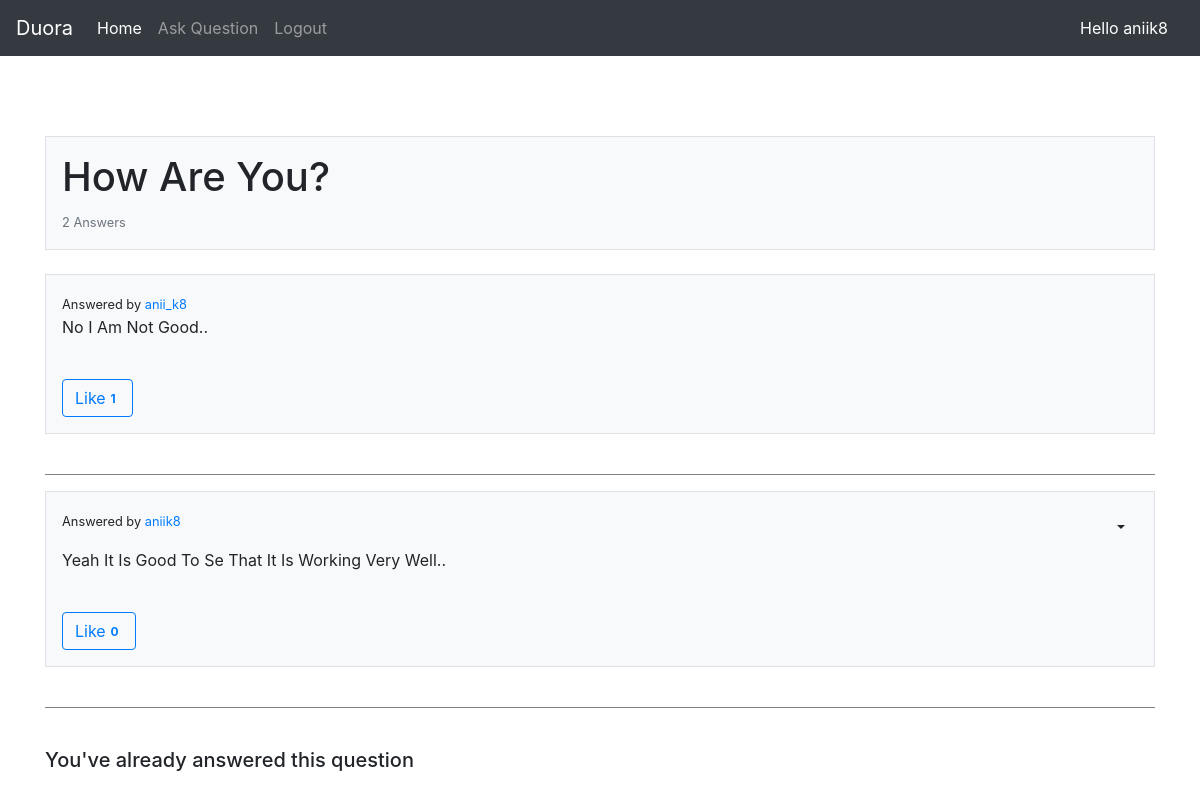
Page /question/2/ (signed in) on the committed database.
### quoraa/models.py (models this page shows)
class question_data(models.Model):
    questions = RichTextField(blank=True, null=True)
    user = models.ForeignKey('auth.User', on_delete=models.CASCADE)
    datee =  models.DateTimeField('Date Posted', default=datetime.now())
    def __str__(self):
        return self.questions

class answer_data(models.Model):
    questions = models.ForeignKey(question_data,default=1, on_delete=models.SET_DEFAULT)
    answer = RichTextField(blank=True, null=True)
    status = models.BooleanField(default=False)
    image = models.ImageField(upload_to='answer_image', blank=True)
    likes = models.ManyToManyField(User, related_name='likes_for_answer')
    user = models.ForeignKey('auth.User', on_delete=models.CASCADE)
    def __str__(self):
        return self.answer
    def total_likes(self):
        return self.likes.count()

### quoraa/views.py (the view, shortened to what this page needs)
# urls.py: path('question/<int:pk>/',views.showanswer, name='showanswer'),
@login_required(login_url='login')
def showanswer(request, pk):
    question = question_data.objects.get(id=pk)
    answers = answer_data.objects.filter(questions_id=pk)
    answered = False
    for answer in answers:
        if request.user == answer.user:
            answered = True
            break
        else:
            answered = False
    global VAR
    liked = False
    try:
        answers_likes = answer_data.objects.get(id=VAR)
        total_like = answers_likes.total_likes()
        if answers_likes.likes.filter(id=request.user.id).exists():
            liked = True
    except answer_data.DoesNotExist :
        total_like = 0
        liked = False
    answer_number = len(answers)
    form = answer_form()
    context = {'question': question, 'answers': answers, 'number': answer_number,
               'form': form, 'total_likes':total_like, 'liked':liked, 'answered':answered}
    return render(request, 'quoraa/showanswers.html', context)

### quoraa/templates/quoraa/showanswers.html (shortened to what this page needs)
{% extends "quoraa/base.html" %}
{% block content %}
{% load crispy_forms_tags %}
    <div class="media border bg-light p-3">
        <div class="media-body bg-light">
            <h1>{{question|title|safe}}</h1>
            <small class="text-muted">{{number}} Answers</small>
        </div></div>
<br>
{% for answer in answers %}
     <div class="media border bg-light p-3">
        <div class="media-body bg-light">
        <small>Answered by <a class="mr-2" href="{% url 'user_profile' answer.user.username %}">{{answer.user}}</a></small>
            <br>
            <p>{{answer|title|safe}}</p>
            <br>
     <form action="{% url 'like' answer.id question.id %}" method="post">
            {% if user  in answer.likes.all %}
                <button type="submit" name="answer_like" value="{{ answer.id }}" class="btn btn-outline-danger btn-small">Unlike<span class="badge">{{answer.total_likes}}</span></button>
            {% else %}
                <button type="submit" name="answer_like" value="{{ answer.id }}" class="btn btn-outline-primary btn-small">Like<span class="badge">{{answer.total_likes}}</span></button>
            {% endif %}
     </form>
            </div>
     {% if request.user == answer.user %}
    <div class="dropdown ">
        <button class="btn btn-default dropdown-toggle" type="button" id="dropdownMenu1" data-toggle="dropdown" aria-haspopup="true" aria-expanded="true">
        </button>
</div>
{%endif%}
     </div>
<br>
<hr style="height:1px;border-width:0; color:gray;background-color:gray">
{% endfor %}
<br>
{%if not answered %}
    <h5>Can you answer this Question?</h5>
    <form method="POST">
        {%csrf_token%}
            {{form.media}}
            {{form|crispy}}
            <input class="btn btn-outline-primary" type="submit" value="Submit">
    </form>
{%else%}
     <h5>You've already answered this question</h5>
{%endif%}
        </div>
</div>
{% endblock %}

### quoraa/templates/quoraa/base.html (shortened to what this page needs)
<!DOCTYPE html>
<html lang="en">
<head>
    <link rel="stylesheet" href="https://stackpath.bootstrapcdn.com/bootstrap/4.5.0/css/bootstrap.min.css">
</head>
<body>
<nav class="navbar navbar-expand-lg navbar-dark bg-dark">
  <a class="navbar-brand" href="{% url 'homepage' %}">Duora</a>
  <div class="collapse navbar-collapse" id="navbarSupportedContent">
    <ul class="navbar-nav mr-auto">
      <li class="nav-item active">
        <a class="nav-link" href="{% url 'homepage' %}">Home <span class="sr-only">(current)</span></a>
      </li>
      <li class="nav-item">
          <a class="nav-link" href="{% url 'question' %}">Ask Question</a>
      </li>
        {%if user.is_authenticated %}
        <li class="nav-item">
            <a class="nav-link " href="{%url 'logout' %}">Logout</a>
        </li>
        {%endif%}
    </ul>
  </div>
    <a class="nav-link bgc"  href="{% url 'user_profile' request.user.username %}">Hello {{request.user}} </a>
</nav>
<br>
<br>
<br>
<div class="container mt-2 ">
<div class="bg-gradient-light">
{% block content %} {% endblock %}
</body>
</html>

### quoraa/templates/quoraa/base.html (style rules this page uses)
.bgc { color : #FFFFFF; }

### rows in the picture
question_data: questions "How Are You?"
answer_data: user "anii_k8", answer "No I Am Not Good..", total_likes "1"
answer_data: user "aniik8", answer "Yeah It Is Good To Se That It Is Working Very Well..", total_likes "0"

### other values in the picture
{{ request.user }} "aniik8"
{{ number }} "2"
